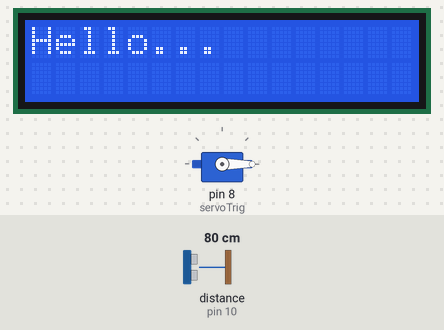
The sketch below on a simulated Arduino Uno, built with avr-gcc and run on an emulated ATmega328P. Shown: servo, 16×2 character LCD. Wiring (inferred from the names in the program): ultrasonic range finder: trigger pin 9; echo pin 10. The test bench sets the inputs (shaded band); at power-on: distance to the obstacle (sensor on pin 10) 80 cm. The echo pulse lasts 58.3 µs per cm.

Above: at 1.2 s.
1.3 s: distance to the obstacle (sensor on pin 10) set to 12 cm
2.8 s: distance to the obstacle (sensor on pin 10) set to 9 cm
At 4.3 s:
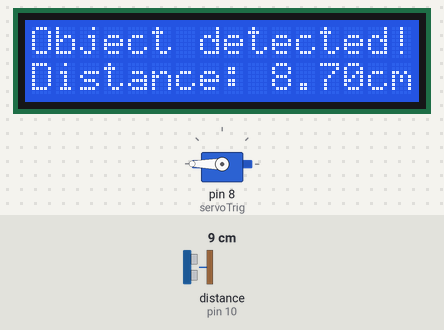
At 6.6 s:
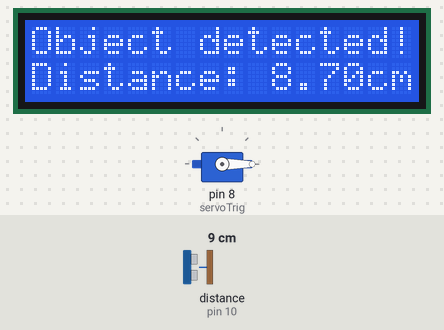
Timing chart, 0 to 8.1 s (numbered marks = the images above; inputs shaded):
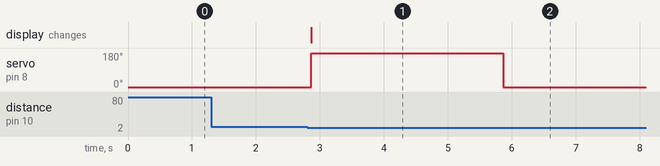

Measured:
- the behaviour switches between 11 and 10 cm on distance to the obstacle (sensor on pin 10) (found by bisection; images 0 and 1)
- after the input at 1.3 s, every drawn part: stays the same
- after the input at 2.8 s, servo on pin 8 (servoTrig): 0° → 180° after 0.07 s, → 0° 3.0 s later; the display: changes after 0.07 s (image 1)

The sketch:

lcd_ultrasonic_servo.ino
```cpp
#include <Servo.h>
#include <LiquidCrystal_I2C.h>

LiquidCrystal_I2C lcd(0x27, 16, 2);
Servo sg90;

int servoTrig = 8;
int u_sonicEcho = 10;
int u_sonicTrig = 9;
float distance;
float duration;
bool isTriggered = false;

void setup() {
  // put your setup code here, to run once:
  sg90.attach(servoTrig);
  Serial.begin(9600);
  sg90.write(0);

  lcd.init();
  lcd.backlight();
  lcd.clear();
  lcd.print("Hello...");

  pinMode(u_sonicTrig, OUTPUT); // config trigger pin to output mode
  pinMode(u_sonicEcho, INPUT);
}

void loop() {
  // put your main code here, to run repeatedly:
  digitalWrite(u_sonicTrig, LOW);
  delayMicroseconds(2);
  digitalWrite(u_sonicTrig, HIGH);
  delayMicroseconds(10);
  digitalWrite(u_sonicTrig, LOW);

  duration = pulseIn(u_sonicEcho, HIGH);
  distance = (duration * 0.0343) / 2;

  if(distance < 10 && !isTriggered) {
    lcd.clear();
    lcd.setCursor(0, 0);
    //lcd.print("   miss u na!");
    lcd.print("Object detected!!");

    lcd.setCursor(0, 1);
    //lcd.print("    regs <3");
    lcd.print("Distance: ");
    lcd.print(distance);
    lcd.print("cm");

    sg90.write(180);
    delay(3000);
    sg90.write(0);
    isTriggered = true;

  }
  else if(distance >= 21) {
    sg90.write(0);
    isTriggered = false;
  }
  delay(50);
}
```
